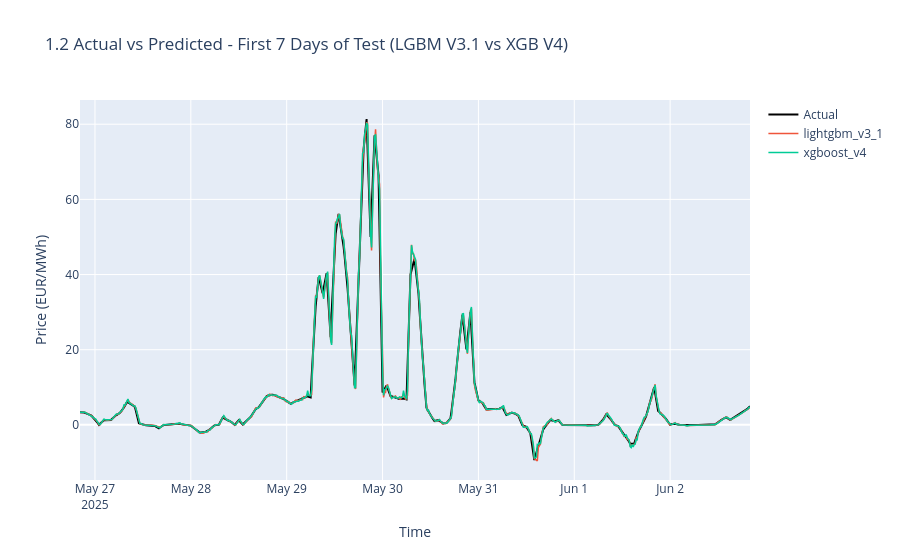

The cell this chart's notebook holds for it:
### Code cell
# 1.2 Actual vs Predicted - time series (first 7 days of the test set)
steps = 7 * 24 * 4
fig = go.Figure()
fig.add_trace(go.Scatter(x=test_dt[:steps], y=y_test[:steps], name='Actual', mode='lines',
                         line=dict(color='black', width=2)))
for name in MODEL_NAMES:
    fig.add_trace(go.Scatter(x=test_dt[:steps], y=preds[name][:steps],
                             name=name, mode='lines', line=dict(width=1.5)))
fig.update_layout(title='1.2 Actual vs Predicted - First 7 Days of Test (LGBM V3.1 vs XGB V4)',
                  xaxis_title='Time', yaxis_title='Price (EUR/MWh)')
show(fig)

### Figure 1 — Plotly figure (JSON) as saved in the notebook; plotly's stock layout.template omitted (floating-point values rounded to 4 significant figures; data arrays with more than 128 entries replaced by an {"elided": "..."} marker saying what was removed)
{"data": [{"line": {"color": "black", "width": 2}, "mode": "lines", "name": "Actual", "type": "scatter", "x": {"elided": "672 str values"}, "y": {"elided": "672 float values"}}, {"line": {"width": 1.5}, "mode": "lines", "name": "lightgbm_v3_1", "type": "scatter", "x": {"elided": "672 str values"}, "y": {"elided": "672 float values"}}, {"line": {"width": 1.5}, "mode": "lines", "name": "xgboost_v4", "type": "scatter", "x": {"elided": "672 str values"}, "y": {"elided": "672 float values"}}], "layout": {"title": {"text": "1.2 Actual vs Predicted - First 7 Days of Test (LGBM V3.1 vs XGB V4)"}, "xaxis": {"title": {"text": "Time"}}, "yaxis": {"title": {"text": "Price (EUR/MWh)"}}}}
